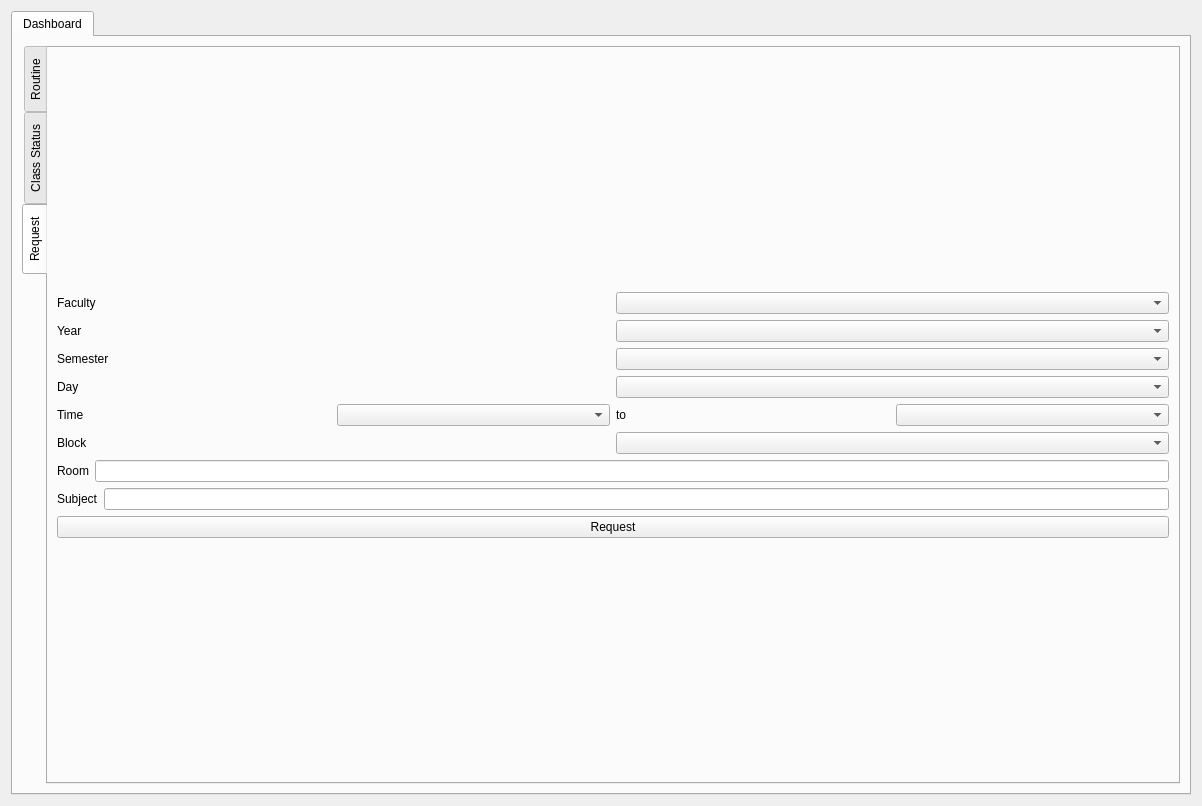
<?xml version="1.0" encoding="UTF-8"?>
<ui version="4.0">
 <class>professorwindow</class>
 <widget class="QDialog" name="professorwindow">
  <property name="geometry">
   <rect>
    <x>0</x>
    <y>0</y>
    <width>1202</width>
    <height>806</height>
   </rect>
  </property>
  <property name="sizePolicy">
   <sizepolicy hsizetype="Preferred" vsizetype="Preferred">
    <horstretch>2</horstretch>
    <verstretch>0</verstretch>
   </sizepolicy>
  </property>
  <property name="windowTitle">
   <string>Dialog</string>
  </property>
  <layout class="QGridLayout" name="gridLayout_2">
   <item row="0" column="0">
    <widget class="QTabWidget" name="tabWidget">
     <property name="layoutDirection">
      <enum>Qt::LeftToRight</enum>
     </property>
     <property name="tabPosition">
      <enum>QTabWidget::North</enum>
     </property>
     <property name="currentIndex">
      <number>0</number>
     </property>
     <widget class="QWidget" name="tab">
      <attribute name="title">
       <string>Dashboard</string>
      </attribute>
      <layout class="QGridLayout" name="gridLayout">
       <item row="0" column="0">
        <widget class="QTabWidget" name="tabWidget_2">
         <property name="tabPosition">
          <enum>QTabWidget::West</enum>
         </property>
         <property name="currentIndex">
          <number>2</number>
         </property>
         <widget class="QWidget" name="tab_2">
          <attribute name="title">
           <string>Routine</string>
          </attribute>
          <widget class="QWidget" name="layoutWidget">
           <property name="geometry">
            <rect>
             <x>10</x>
             <y>0</y>
             <width>1111</width>
             <height>721</height>
            </rect>
           </property>
           <layout class="QVBoxLayout" name="verticalLayout_2">
            <item>
             <layout class="QHBoxLayout" name="horizontalLayout_9">
              <item>
               <layout class="QHBoxLayout" name="horizontalLayout">
                <item>
                 <widget class="QLabel" name="label">
                  <property name="text">
                   <string>Faculty</string>
                  </property>
                 </widget>
                </item>
                <item>
                 <widget class="QComboBox" name="pw_faculty">
                  <property name="sizePolicy">
                   <sizepolicy hsizetype="Maximum" vsizetype="Maximum">
                    <horstretch>1</horstretch>
                    <verstretch>0</verstretch>
                   </sizepolicy>
                  </property>
                 </widget>
                </item>
               </layout>
              </item>
              <item>
               <layout class="QHBoxLayout" name="horizontalLayout_2">
                <item>
                 <widget class="QLabel" name="label_2">
                  <property name="sizePolicy">
                   <sizepolicy hsizetype="Minimum" vsizetype="Preferred">
                    <horstretch>0</horstretch>
                    <verstretch>0</verstretch>
                   </sizepolicy>
                  </property>
                  <property name="text">
                   <string>Year</string>
                  </property>
                 </widget>
                </item>
                <item>
                 <widget class="QComboBox" name="pw_year">
                  <item>
                   <property name="text">
                    <string>1st</string>
                   </property>
                  </item>
                  <item>
                   <property name="text">
                    <string>2nd</string>
                   </property>
                  </item>
                  <item>
                   <property name="text">
                    <string>3rd</string>
                   </property>
                  </item>
                  <item>
                   <property name="text">
                    <string>4th</string>
                   </property>
                  </item>
                 </widget>
                </item>
               </layout>
              </item>
              <item>
               <layout class="QHBoxLayout" name="horizontalLayout_3">
                <item>
                 <widget class="QLabel" name="label_3">
                  <property name="text">
                   <string>Semester</string>
                  </property>
                 </widget>
                </item>
                <item>
                 <widget class="QComboBox" name="pw_semester">
                  <item>
                   <property name="text">
                    <string>1st</string>
                   </property>
                  </item>
                  <item>
                   <property name="text">
                    <string>2nd</string>
                   </property>
                  </item>
                 </widget>
                </item>
               </layout>
              </item>
              <item>
               <layout class="QHBoxLayout" name="horizontalLayout_4">
                <item>
                 <widget class="QLabel" name="label_4">
                  <property name="text">
                   <string>Day</string>
                  </property>
                 </widget>
                </item>
                <item>
                 <widget class="QComboBox" name="pw_day_2">
                  <item>
                   <property name="text">
                    <string>Sunday</string>
                   </property>
                  </item>
                  <item>
                   <property name="text">
                    <string>Monday</string>
                   </property>
                  </item>
                  <item>
                   <property name="text">
                    <string>Tuesday</string>
                   </property>
                  </item>
                  <item>
                   <property name="text">
                    <string>Wednesday</string>
                   </property>
                  </item>
                  <item>
                   <property name="text">
                    <string>Thursday</string>
                   </property>
                  </item>
                  <item>
                   <property name="text">
                    <string>Friday</string>
                   </property>
                  </item>
                 </widget>
                </item>
               </layout>
              </item>
             </layout>
            </item>
            <item>
             <widget class="QTableView" name="pw_table"/>
            </item>
            <item>
             <widget class="QPushButton" name="pw_show_2">
              <property name="text">
               <string>Show</string>
              </property>
             </widget>
            </item>
           </layout>
          </widget>
         </widget>
         <widget class="QWidget" name="tab_3">
          <attribute name="title">
           <string>Class Status</string>
          </attribute>
          <widget class="QGroupBox" name="groupBox_2">
           <property name="geometry">
            <rect>
             <x>220</x>
             <y>20</y>
             <width>641</width>
             <height>681</height>
            </rect>
           </property>
           <property name="sizePolicy">
            <sizepolicy hsizetype="Maximum" vsizetype="Minimum">
             <horstretch>0</horstretch>
             <verstretch>0</verstretch>
            </sizepolicy>
           </property>
           <property name="minimumSize">
            <size>
             <width>600</width>
             <height>500</height>
            </size>
           </property>
           <property name="title">
            <string/>
           </property>
           <property name="alignment">
            <set>Qt::AlignCenter</set>
           </property>
           <layout class="QVBoxLayout" name="verticalLayout">
            <property name="leftMargin">
             <number>11</number>
            </property>
            <property name="topMargin">
             <number>11</number>
            </property>
            <item>
             <layout class="QHBoxLayout" name="horizontalLayout_5">
              <item>
               <widget class="QLabel" name="label_5">
                <property name="text">
                 <string>Block</string>
                </property>
                <property name="alignment">
                 <set>Qt::AlignLeading|Qt::AlignLeft|Qt::AlignVCenter</set>
                </property>
               </widget>
              </item>
              <item>
               <widget class="QComboBox" name="pw_block">
                <property name="sizePolicy">
                 <sizepolicy hsizetype="Maximum" vsizetype="Maximum">
                  <horstretch>0</horstretch>
                  <verstretch>0</verstretch>
                 </sizepolicy>
                </property>
                <property name="minimumSize">
                 <size>
                  <width>300</width>
                  <height>40</height>
                 </size>
                </property>
               </widget>
              </item>
             </layout>
            </item>
            <item>
             <layout class="QHBoxLayout" name="horizontalLayout_6">
              <item>
               <widget class="QLabel" name="label_6">
                <property name="text">
                 <string>Room No.</string>
                </property>
               </widget>
              </item>
              <item>
               <widget class="QLineEdit" name="pw_room">
                <property name="sizePolicy">
                 <sizepolicy hsizetype="Maximum" vsizetype="Maximum">
                  <horstretch>0</horstretch>
                  <verstretch>0</verstretch>
                 </sizepolicy>
                </property>
                <property name="minimumSize">
                 <size>
                  <width>300</width>
                  <height>40</height>
                 </size>
                </property>
               </widget>
              </item>
             </layout>
            </item>
            <item>
             <layout class="QHBoxLayout" name="horizontalLayout_7">
              <item>
               <widget class="QLabel" name="label_7">
                <property name="text">
                 <string>Time</string>
                </property>
               </widget>
              </item>
              <item>
               <widget class="QComboBox" name="pw_start_time">
                <property name="sizePolicy">
                 <sizepolicy hsizetype="Maximum" vsizetype="Maximum">
                  <horstretch>0</horstretch>
                  <verstretch>0</verstretch>
                 </sizepolicy>
                </property>
                <property name="minimumSize">
                 <size>
                  <width>150</width>
                  <height>40</height>
                 </size>
                </property>
                <item>
                 <property name="text">
                  <string>6</string>
                 </property>
                </item>
                <item>
                 <property name="text">
                  <string>7</string>
                 </property>
                </item>
                <item>
                 <property name="text">
                  <string>8</string>
                 </property>
                </item>
                <item>
                 <property name="text">
                  <string>9</string>
                 </property>
                </item>
                <item>
                 <property name="text">
                  <string>10</string>
                 </property>
                </item>
                <item>
                 <property name="text">
                  <string>11</string>
                 </property>
                </item>
                <item>
                 <property name="text">
                  <string>12</string>
                 </property>
                </item>
                <item>
                 <property name="text">
                  <string>13</string>
                 </property>
                </item>
                <item>
                 <property name="text">
                  <string>14</string>
                 </property>
                </item>
                <item>
                 <property name="text">
                  <string>15</string>
                 </property>
                </item>
                <item>
                 <property name="text">
                  <string>16</string>
                 </property>
                </item>
                <item>
                 <property name="text">
                  <string>17</string>
                 </property>
                </item>
                <item>
                 <property name="text">
                  <string>18</string>
                 </property>
                </item>
               </widget>
              </item>
              <item>
               <widget class="QLabel" name="label_8">
                <property name="sizePolicy">
                 <sizepolicy hsizetype="Maximum" vsizetype="Maximum">
                  <horstretch>0</horstretch>
                  <verstretch>0</verstretch>
                 </sizepolicy>
                </property>
                <property name="minimumSize">
                 <size>
                  <width>65</width>
                  <height>0</height>
                 </size>
                </property>
                <property name="text">
                 <string>to</string>
                </property>
                <property name="alignment">
                 <set>Qt::AlignCenter</set>
                </property>
               </widget>
              </item>
              <item>
               <widget class="QComboBox" name="pw_end_time">
                <property name="sizePolicy">
                 <sizepolicy hsizetype="Maximum" vsizetype="Maximum">
                  <horstretch>0</horstretch>
                  <verstretch>0</verstretch>
                 </sizepolicy>
                </property>
                <property name="minimumSize">
                 <size>
                  <width>150</width>
                  <height>40</height>
                 </size>
                </property>
                <item>
                 <property name="text">
                  <string>7</string>
                 </property>
                </item>
                <item>
                 <property name="text">
                  <string>8</string>
                 </property>
                </item>
                <item>
                 <property name="text">
                  <string>9</string>
                 </property>
                </item>
                <item>
                 <property name="text">
                  <string>10</string>
                 </property>
                </item>
                <item>
                 <property name="text">
                  <string>11</string>
                 </property>
                </item>
                <item>
                 <property name="text">
                  <string>12</string>
                 </property>
                </item>
                <item>
                 <property name="text">
                  <string>13</string>
                 </property>
                </item>
                <item>
                 <property name="text">
                  <string>14</string>
                 </property>
                </item>
                <item>
                 <property name="text">
                  <string>15</string>
                 </property>
                </item>
                <item>
                 <property name="text">
                  <string>16</string>
                 </property>
                </item>
                <item>
                 <property name="text">
                  <string>17</string>
                 </property>
                </item>
                <item>
                 <property name="text">
                  <string>18</string>
                 </property>
                </item>
                <item>
                 <property name="text">
                  <string>19</string>
                 </property>
                </item>
               </widget>
              </item>
             </layout>
            </item>
            <item>
             <layout class="QHBoxLayout" name="horizontalLayout_8">
              <item>
               <widget class="QLabel" name="label_9">
                <property name="text">
                 <string>Day</string>
                </property>
               </widget>
              </item>
              <item>
               <widget class="QComboBox" name="pw_day">
                <property name="sizePolicy">
                 <sizepolicy hsizetype="Maximum" vsizetype="Maximum">
                  <horstretch>0</horstretch>
                  <verstretch>0</verstretch>
                 </sizepolicy>
                </property>
                <property name="minimumSize">
                 <size>
                  <width>300</width>
                  <height>40</height>
                 </size>
                </property>
                <item>
                 <property name="text">
                  <string>Sunday</string>
                 </property>
                </item>
                <item>
                 <property name="text">
                  <string>Monday</string>
                 </property>
                </item>
                <item>
                 <property name="text">
                  <string>Tuesday</string>
                 </property>
                </item>
                <item>
                 <property name="text">
                  <string>Wednesday</string>
                 </property>
                </item>
                <item>
                 <property name="text">
                  <string>Thursday</string>
                 </property>
                </item>
                <item>
                 <property name="text">
                  <string>Friday</string>
                 </property>
                </item>
               </widget>
              </item>
             </layout>
            </item>
            <item>
             <widget class="QPushButton" name="pw_show">
              <property name="minimumSize">
               <size>
                <width>300</width>
                <height>40</height>
               </size>
              </property>
              <property name="text">
               <string>Show</string>
              </property>
             </widget>
            </item>
           </layout>
          </widget>
         </widget>
         <widget class="QWidget" name="tab_4">
          <attribute name="title">
           <string>Request</string>
          </attribute>
          <layout class="QGridLayout" name="gridLayout_3">
           <item row="0" column="0">
            <layout class="QVBoxLayout" name="verticalLayout_3">
             <item>
              <layout class="QHBoxLayout" name="horizontalLayout_10">
               <item>
                <widget class="QLabel" name="label_10">
                 <property name="text">
                  <string>Faculty</string>
                 </property>
                </widget>
               </item>
               <item>
                <widget class="QComboBox" name="req_faculty"/>
               </item>
              </layout>
             </item>
             <item>
              <layout class="QHBoxLayout" name="horizontalLayout_11">
               <item>
                <widget class="QLabel" name="label_11">
                 <property name="text">
                  <string>Year</string>
                 </property>
                </widget>
               </item>
               <item>
                <widget class="QComboBox" name="req_year"/>
               </item>
              </layout>
             </item>
             <item>
              <layout class="QHBoxLayout" name="horizontalLayout_12">
               <item>
                <widget class="QLabel" name="label_12">
                 <property name="text">
                  <string>Semester</string>
                 </property>
                </widget>
               </item>
               <item>
                <widget class="QComboBox" name="req_semester"/>
               </item>
              </layout>
             </item>
             <item>
              <layout class="QHBoxLayout" name="horizontalLayout_17">
               <item>
                <widget class="QLabel" name="label_18">
                 <property name="text">
                  <string>Day</string>
                 </property>
                </widget>
               </item>
               <item>
                <widget class="QComboBox" name="req_day"/>
               </item>
              </layout>
             </item>
             <item>
              <layout class="QHBoxLayout" name="horizontalLayout_13">
               <item>
                <widget class="QLabel" name="label_13">
                 <property name="text">
                  <string>Time</string>
                 </property>
                </widget>
               </item>
               <item>
                <widget class="QComboBox" name="req_start_time"/>
               </item>
               <item>
                <widget class="QLabel" name="label_14">
                 <property name="text">
                  <string>to</string>
                 </property>
                </widget>
               </item>
               <item>
                <widget class="QComboBox" name="req_end_time"/>
               </item>
              </layout>
             </item>
             <item>
              <layout class="QHBoxLayout" name="horizontalLayout_14">
               <item>
                <widget class="QLabel" name="label_16">
                 <property name="text">
                  <string>Block</string>
                 </property>
                </widget>
               </item>
               <item>
                <widget class="QComboBox" name="req_block"/>
               </item>
              </layout>
             </item>
             <item>
              <layout class="QHBoxLayout" name="horizontalLayout_15">
               <item>
                <widget class="QLabel" name="label_17">
                 <property name="text">
                  <string>Room</string>
                 </property>
                </widget>
               </item>
               <item>
                <widget class="QLineEdit" name="req_room"/>
               </item>
              </layout>
             </item>
             <item>
              <layout class="QHBoxLayout" name="horizontalLayout_16">
               <item>
                <widget class="QLabel" name="label_15">
                 <property name="text">
                  <string>Subject</string>
                 </property>
                </widget>
               </item>
               <item>
                <widget class="QLineEdit" name="req_subject"/>
               </item>
              </layout>
             </item>
             <item>
              <widget class="QPushButton" name="request_button">
               <property name="text">
                <string>Request</string>
               </property>
              </widget>
             </item>
            </layout>
           </item>
          </layout>
         </widget>
        </widget>
       </item>
      </layout>
     </widget>
    </widget>
   </item>
  </layout>
 </widget>
 <resources/>
 <connections/>
</ui>
